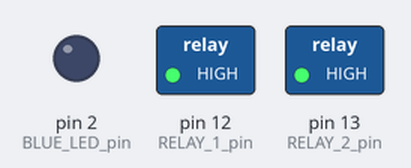
A sketch run on a simulated Arduino Uno, built with avr-gcc and run on an emulated ATmega328P. Shown: switched loads named in the sketch (green lamp = pin HIGH), output pins drawn as LEDs (lit = HIGH). Pins used as bus, display or sensor lines are not drawn.

Above: at 1.0 s.
At 4.0 s:
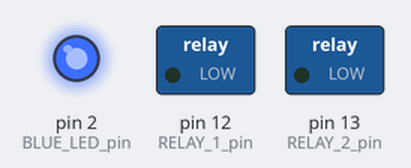
Timing chart, 0 to 5.1 s (numbered marks = the images above):
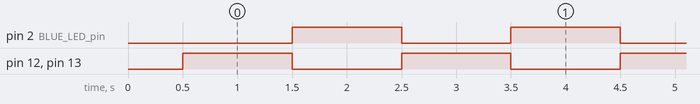

Measured:
- by itself, pin 2 (BLUE_LED_pin), pin 12 (RELAY_1_pin), pin 13 (RELAY_2_pin): alternates HIGH for 1.0 s and LOW for 1.0 s

The sketch:

board_test.ino
```cpp
/*


*/

#include <stdio.h>
#include <string.h>
#include <stdlib.h>
#include <unistd.h>

#include <Wire.h>

static const uint8_t BLUE_LED_pin = 2;  // blue led
static const uint8_t RED_LED_pin = 0;   // red led
static const uint8_t RELAY_1_pin = 12;  // Power relay 1
static const uint8_t RELAY_2_pin = 13;  // Power relay 2

int     cnt = 0;

void setup() {

  Serial.begin(115200);                 // start the serial interface
  delay(500);
  printf("%s\n","\n\nflash leds and pulse relay pins\n" );

// setup GPIO pins
  printf("%s\n", "initialize gpios");
  pinMode(RED_LED_pin, OUTPUT);         // use to control red LED
  pinMode(BLUE_LED_pin, OUTPUT);        // use to control blue led
  pinMode(RELAY_1_pin, OUTPUT);         // use to control power relay #1
  pinMode(RELAY_2_pin, OUTPUT);         // use to control power relay #2
  printf("%s\n", "pin mode set" );
  return;
}

// heart beat loop
void loop() {
  cnt++;
  printf("%s %i\n", "looping", cnt);
  digitalWrite(RELAY_1_pin, HIGH);
  digitalWrite(RELAY_2_pin, HIGH);
  digitalWrite(RED_LED_pin, HIGH);
  digitalWrite(BLUE_LED_pin, LOW);
  delay(1000 );
  digitalWrite(RELAY_1_pin, LOW);
  digitalWrite(RELAY_2_pin, LOW);
  digitalWrite(RED_LED_pin, LOW);
  digitalWrite(BLUE_LED_pin, HIGH);
  delay(1000 );
}
```
